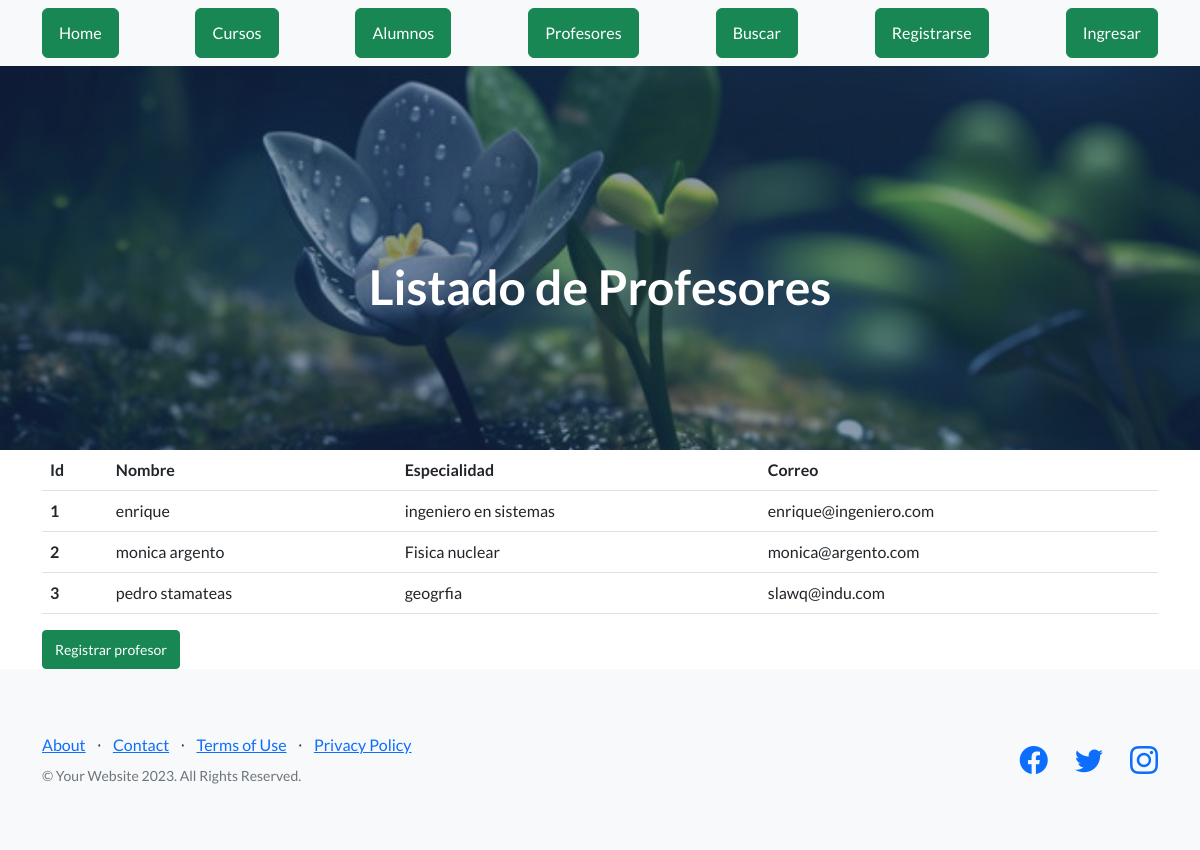
The page /AppCoder/ver_profesores on the database its author committed.
### AppCoder/models.py (models this page shows, shortened)
class Profesor(models.Model):
    nombre = models.CharField(max_length=100)
    especialidad = models.CharField(max_length=100)
    correo = models.EmailField()

### AppCoder/views.py (the view)
# urls.py: path("ver_profesores", views.ver_profesores, name="profesores"),
def ver_profesores(request):
    profesores = Profesor.objects.all()
    avatares = Avatar.objects.filter(user=request.user.id)
    return render(request, 'profesores.html', {'profesores': profesores, 'url': avatares[0].imagen.url if avatares.exists() else None})

### AppCoder/template/profesores.html (shortened to what this page needs)
{% extends 'padre.html' %}
{% load static %}
{% block h1 %} Listado de Profesores {% endblock %}
{% block contenido %}
    <main class="container-lg">
        <table class ="table">
            <thead>
                <th>Id</th>
                <th>Nombre</th>
                <th>Especialidad</th>
                <th>Correo</th>
            </thead>
            <tbody>
                {% for n in profesores %}
                <tr>
                    <th scope="row">{{n.id}}</th>
                    <td>{{n.nombre}}</td>
                    <td>{{n.especialidad}}</td>
                    <td>{{n.correo}}</td>
                </tr>
                {% endfor %}
            </tbody>
        </table>
        <a class="btn btn-success btn-sm" href="{% url 'alta_profesor' %}">Registrar profesor</a>
    </main>
{% endblock %}

### rows shown on the page
Profesor: id "1", nombre "enrique", especialidad "ingeniero en sistemas", correo "enrique@ingeniero.com"
Profesor: id "2", nombre "monica argento", especialidad "Fisica nuclear", correo "monica@argento.com"
Profesor: id "3", nombre "pedro stamateas", especialidad "geogrfia", correo "slawq@indu.com"
